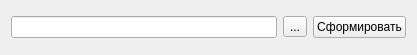
<?xml version="1.0" encoding="UTF-8"?>
<ui version="4.0">
 <class>PrintDialog</class>
 <widget class="QWidget" name="PrintDialog">
  <property name="geometry">
   <rect>
    <x>0</x>
    <y>0</y>
    <width>417</width>
    <height>55</height>
   </rect>
  </property>
  <property name="windowTitle">
   <string>Form</string>
  </property>
  <layout class="QGridLayout" name="gridLayout">
   <item row="0" column="1">
    <widget class="QToolButton" name="toolButton">
     <property name="text">
      <string>...</string>
     </property>
    </widget>
   </item>
   <item row="0" column="0">
    <widget class="QLineEdit" name="lineEdit"/>
   </item>
   <item row="0" column="2">
    <widget class="QPushButton" name="pushButton">
     <property name="text">
      <string>Сформировать</string>
     </property>
    </widget>
   </item>
  </layout>
 </widget>
 <resources/>
 <connections/>
</ui>
